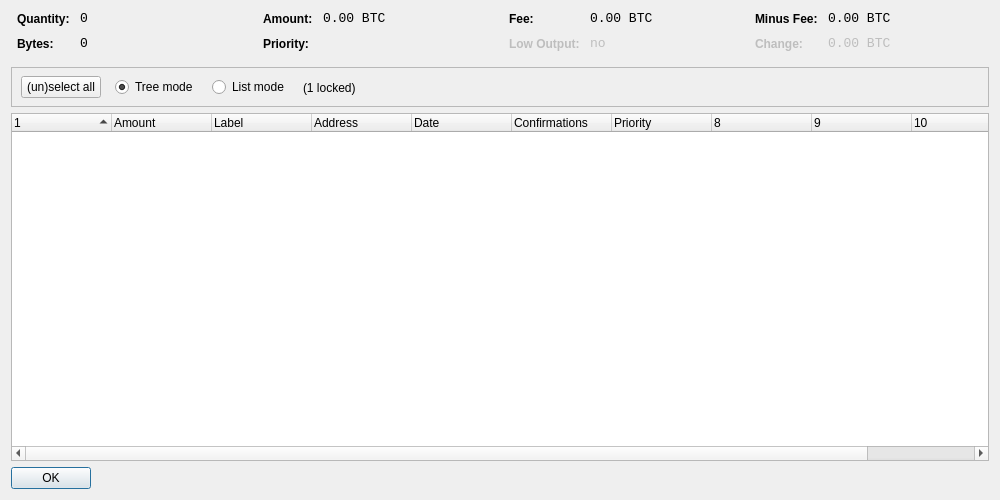
<?xml version="1.0" encoding="UTF-8"?>
<ui version="4.0">
 <class>CoinControlDialog</class>
 <widget class="QDialog" name="CoinControlDialog">
  <property name="geometry">
   <rect>
    <x>0</x>
    <y>0</y>
    <width>1000</width>
    <height>500</height>
   </rect>
  </property>
  <property name="windowTitle">
   <string>Coin Control</string>
  </property>
  <layout class="QVBoxLayout" name="verticalLayout">
   <item>
    <layout class="QHBoxLayout" name="horizontalLayoutTop" stretch="0,0,0,0">
     <property name="topMargin">
      <number>0</number>
     </property>
     <property name="bottomMargin">
      <number>10</number>
     </property>
     <item>
      <layout class="QFormLayout" name="formLayoutCoinControl1">
       <property name="horizontalSpacing">
        <number>10</number>
       </property>
       <property name="verticalSpacing">
        <number>10</number>
       </property>
       <property name="leftMargin">
        <number>6</number>
       </property>
       <property name="rightMargin">
        <number>6</number>
       </property>
       <item row="0" column="0">
        <widget class="QLabel" name="labelCoinControlQuantityText">
         <property name="styleSheet">
          <string notr="true">font-weight:bold;</string>
         </property>
         <property name="text">
          <string>Quantity:</string>
         </property>
        </widget>
       </item>
       <item row="0" column="1">
        <widget class="QLabel" name="labelCoinControlQuantity">
         <property name="font">
          <font>
           <family>Monospace</family>
           <pointsize>10</pointsize>
          </font>
         </property>
         <property name="cursor">
          <cursorShape>IBeamCursor</cursorShape>
         </property>
         <property name="contextMenuPolicy">
          <enum>Qt::ActionsContextMenu</enum>
         </property>
         <property name="text">
          <string>0</string>
         </property>
         <property name="textInteractionFlags">
          <set>Qt::LinksAccessibleByMouse</set>
         </property>
        </widget>
       </item>
       <item row="1" column="0">
        <widget class="QLabel" name="labelCoinControlBytesText">
         <property name="styleSheet">
          <string notr="true">font-weight:bold;</string>
         </property>
         <property name="text">
          <string>Bytes:</string>
         </property>
        </widget>
       </item>
       <item row="1" column="1">
        <widget class="QLabel" name="labelCoinControlBytes">
         <property name="font">
          <font>
           <family>Monospace</family>
           <pointsize>10</pointsize>
          </font>
         </property>
         <property name="cursor">
          <cursorShape>IBeamCursor</cursorShape>
         </property>
         <property name="contextMenuPolicy">
          <enum>Qt::ActionsContextMenu</enum>
         </property>
         <property name="text">
          <string>0</string>
         </property>
         <property name="textInteractionFlags">
          <set>Qt::LinksAccessibleByMouse</set>
         </property>
        </widget>
       </item>
      </layout>
     </item>
     <item>
      <layout class="QFormLayout" name="formLayoutCoinControl2">
       <property name="horizontalSpacing">
        <number>10</number>
       </property>
       <property name="verticalSpacing">
        <number>10</number>
       </property>
       <property name="leftMargin">
        <number>6</number>
       </property>
       <property name="rightMargin">
        <number>6</number>
       </property>
       <item row="0" column="0">
        <widget class="QLabel" name="labelCoinControlAmountText">
         <property name="styleSheet">
          <string notr="true">font-weight:bold;</string>
         </property>
         <property name="text">
          <string>Amount:</string>
         </property>
        </widget>
       </item>
       <item row="0" column="1">
        <widget class="QLabel" name="labelCoinControlAmount">
         <property name="font">
          <font>
           <family>Monospace</family>
           <pointsize>10</pointsize>
          </font>
         </property>
         <property name="cursor">
          <cursorShape>IBeamCursor</cursorShape>
         </property>
         <property name="contextMenuPolicy">
          <enum>Qt::ActionsContextMenu</enum>
         </property>
         <property name="text">
          <string>0.00 BTC</string>
         </property>
        </widget>
       </item>
       <item row="1" column="0">
        <widget class="QLabel" name="labelCoinControlPriorityText">
         <property name="styleSheet">
          <string notr="true">font-weight:bold;</string>
         </property>
         <property name="text">
          <string>Priority:</string>
         </property>
        </widget>
       </item>
       <item row="1" column="1">
        <widget class="QLabel" name="labelCoinControlPriority">
         <property name="font">
          <font>
           <family>Monospace</family>
           <pointsize>10</pointsize>
          </font>
         </property>
         <property name="cursor">
          <cursorShape>IBeamCursor</cursorShape>
         </property>
         <property name="contextMenuPolicy">
          <enum>Qt::ActionsContextMenu</enum>
         </property>
         <property name="text">
          <string/>
         </property>
         <property name="textInteractionFlags">
          <set>Qt::LinksAccessibleByMouse</set>
         </property>
        </widget>
       </item>
      </layout>
     </item>
     <item>
      <layout class="QFormLayout" name="formLayoutCoinControl3">
       <property name="horizontalSpacing">
        <number>10</number>
       </property>
       <property name="verticalSpacing">
        <number>10</number>
       </property>
       <property name="leftMargin">
        <number>6</number>
       </property>
       <property name="rightMargin">
        <number>6</number>
       </property>
       <item row="0" column="0">
        <widget class="QLabel" name="labelCoinControlFeeText">
         <property name="styleSheet">
          <string notr="true">font-weight:bold;</string>
         </property>
         <property name="text">
          <string>Fee:</string>
         </property>
        </widget>
       </item>
       <item row="0" column="1">
        <widget class="QLabel" name="labelCoinControlFee">
         <property name="font">
          <font>
           <family>Monospace</family>
           <pointsize>10</pointsize>
          </font>
         </property>
         <property name="cursor">
          <cursorShape>IBeamCursor</cursorShape>
         </property>
         <property name="contextMenuPolicy">
          <enum>Qt::ActionsContextMenu</enum>
         </property>
         <property name="text">
          <string>0.00 BTC</string>
         </property>
        </widget>
       </item>
       <item row="1" column="0">
        <widget class="QLabel" name="labelCoinControlLowOutputText">
         <property name="enabled">
          <bool>false</bool>
         </property>
         <property name="styleSheet">
          <string notr="true">font-weight:bold;</string>
         </property>
         <property name="text">
          <string>Low Output:</string>
         </property>
        </widget>
       </item>
       <item row="1" column="1">
        <widget class="QLabel" name="labelCoinControlLowOutput">
         <property name="enabled">
          <bool>false</bool>
         </property>
         <property name="font">
          <font>
           <family>Monospace</family>
           <pointsize>10</pointsize>
          </font>
         </property>
         <property name="cursor">
          <cursorShape>IBeamCursor</cursorShape>
         </property>
         <property name="contextMenuPolicy">
          <enum>Qt::ActionsContextMenu</enum>
         </property>
         <property name="text">
          <string>no</string>
         </property>
         <property name="textInteractionFlags">
          <set>Qt::LinksAccessibleByMouse</set>
         </property>
        </widget>
       </item>
      </layout>
     </item>
     <item>
      <layout class="QFormLayout" name="formLayoutCoinControl4">
       <property name="horizontalSpacing">
        <number>10</number>
       </property>
       <property name="verticalSpacing">
        <number>10</number>
       </property>
       <property name="leftMargin">
        <number>6</number>
       </property>
       <property name="rightMargin">
        <number>6</number>
       </property>
       <item row="0" column="0">
        <widget class="QLabel" name="labelCoinControlMinusFeeText">
         <property name="styleSheet">
          <string notr="true">font-weight:bold;</string>
         </property>
         <property name="text">
          <string>Minus Fee:</string>
         </property>
        </widget>
       </item>
       <item row="0" column="1">
        <widget class="QLabel" name="labelCoinControlMinusFee">
         <property name="font">
          <font>
           <family>Monospace</family>
           <pointsize>10</pointsize>
          </font>
         </property>
         <property name="cursor">
          <cursorShape>IBeamCursor</cursorShape>
         </property>
         <property name="contextMenuPolicy">
          <enum>Qt::ActionsContextMenu</enum>
         </property>
         <property name="text">
          <string>0.00 BTC</string>
         </property>
        </widget>
       </item>
       <item row="1" column="0">
        <widget class="QLabel" name="labelCoinControlChangeText">
         <property name="enabled">
          <bool>false</bool>
         </property>
         <property name="styleSheet">
          <string notr="true">font-weight:bold;</string>
         </property>
         <property name="text">
          <string>Change:</string>
         </property>
        </widget>
       </item>
       <item row="1" column="1">
        <widget class="QLabel" name="labelCoinControlChange">
         <property name="enabled">
          <bool>false</bool>
         </property>
         <property name="font">
          <font>
           <family>Monospace</family>
           <pointsize>10</pointsize>
          </font>
         </property>
         <property name="cursor">
          <cursorShape>IBeamCursor</cursorShape>
         </property>
         <property name="contextMenuPolicy">
          <enum>Qt::ActionsContextMenu</enum>
         </property>
         <property name="text">
          <string>0.00 BTC</string>
         </property>
         <property name="textInteractionFlags">
          <set>Qt::LinksAccessibleByMouse</set>
         </property>
        </widget>
       </item>
      </layout>
     </item>
    </layout>
   </item>
   <item>
    <widget class="QFrame" name="frame">
     <property name="minimumSize">
      <size>
       <width>0</width>
       <height>40</height>
      </size>
     </property>
     <property name="frameShape">
      <enum>QFrame::StyledPanel</enum>
     </property>
     <property name="frameShadow">
      <enum>QFrame::Sunken</enum>
     </property>
     <widget class="QWidget" name="horizontalLayoutWidget">
      <property name="geometry">
       <rect>
        <x>10</x>
        <y>0</y>
        <width>781</width>
        <height>41</height>
       </rect>
      </property>
      <layout class="QHBoxLayout" name="horizontalLayoutPanel" stretch="0,0,0,0,0">
       <property name="spacing">
        <number>14</number>
       </property>
       <item>
        <widget class="QPushButton" name="pushButtonSelectAll">
         <property name="sizePolicy">
          <sizepolicy hsizetype="Maximum" vsizetype="Fixed">
           <horstretch>0</horstretch>
           <verstretch>0</verstretch>
          </sizepolicy>
         </property>
         <property name="text">
          <string>(un)select all</string>
         </property>
        </widget>
       </item>
       <item>
        <widget class="QRadioButton" name="radioTreeMode">
         <property name="sizePolicy">
          <sizepolicy hsizetype="Maximum" vsizetype="Fixed">
           <horstretch>0</horstretch>
           <verstretch>0</verstretch>
          </sizepolicy>
         </property>
         <property name="text">
          <string>Tree mode</string>
         </property>
         <property name="checked">
          <bool>true</bool>
         </property>
        </widget>
       </item>
       <item>
        <widget class="QRadioButton" name="radioListMode">
         <property name="sizePolicy">
          <sizepolicy hsizetype="Maximum" vsizetype="Fixed">
           <horstretch>0</horstretch>
           <verstretch>0</verstretch>
          </sizepolicy>
         </property>
         <property name="text">
          <string>List mode</string>
         </property>
        </widget>
       </item>
       <item>
        <widget class="QLabel" name="labelLocked">
         <property name="text">
          <string>(1 locked)</string>
         </property>
        </widget>
       </item>
       <item>
        <spacer name="horizontalSpacer">
         <property name="orientation">
          <enum>Qt::Horizontal</enum>
         </property>
         <property name="sizeHint" stdset="0">
          <size>
           <width>40</width>
           <height>20</height>
          </size>
         </property>
        </spacer>
       </item>
      </layout>
     </widget>
    </widget>
   </item>
   <item>
    <widget class="QTreeWidget" name="treeWidget">
     <property name="contextMenuPolicy">
      <enum>Qt::CustomContextMenu</enum>
     </property>
     <property name="sortingEnabled">
      <bool>false</bool>
     </property>
     <property name="columnCount">
      <number>11</number>
     </property>
     <attribute name="headerShowSortIndicator" stdset="0">
      <bool>true</bool>
     </attribute>
     <attribute name="headerStretchLastSection">
      <bool>false</bool>
     </attribute>
     <column>
      <property name="text">
       <string/>
      </property>
     </column>
     <column>
      <property name="text">
       <string>Amount</string>
      </property>
     </column>
     <column>
      <property name="text">
       <string notr="true">Label</string>
      </property>
     </column>
     <column>
      <property name="text">
       <string>Address</string>
      </property>
     </column>
     <column>
      <property name="text">
       <string>Date</string>
      </property>
     </column>
     <column>
      <property name="text">
       <string>Confirmations</string>
      </property>
      <property name="toolTip">
       <string>Confirmed</string>
      </property>
     </column>
     <column>
      <property name="text">
       <string>Priority</string>
      </property>
     </column>
     <column>
      <property name="text">
       <string/>
      </property>
     </column>
     <column>
      <property name="text">
       <string/>
      </property>
     </column>
     <column>
      <property name="text">
       <string/>
      </property>
     </column>
     <column>
      <property name="text">
       <string/>
      </property>
     </column>
    </widget>
   </item>
   <item>
    <widget class="QDialogButtonBox" name="buttonBox">
     <property name="sizePolicy">
      <sizepolicy hsizetype="Maximum" vsizetype="Fixed">
       <horstretch>0</horstretch>
       <verstretch>0</verstretch>
      </sizepolicy>
     </property>
     <property name="orientation">
      <enum>Qt::Horizontal</enum>
     </property>
     <property name="standardButtons">
      <set>QDialogButtonBox::Ok</set>
     </property>
    </widget>
   </item>
  </layout>
 </widget>
 <resources/>
 <connections/>
</ui>
